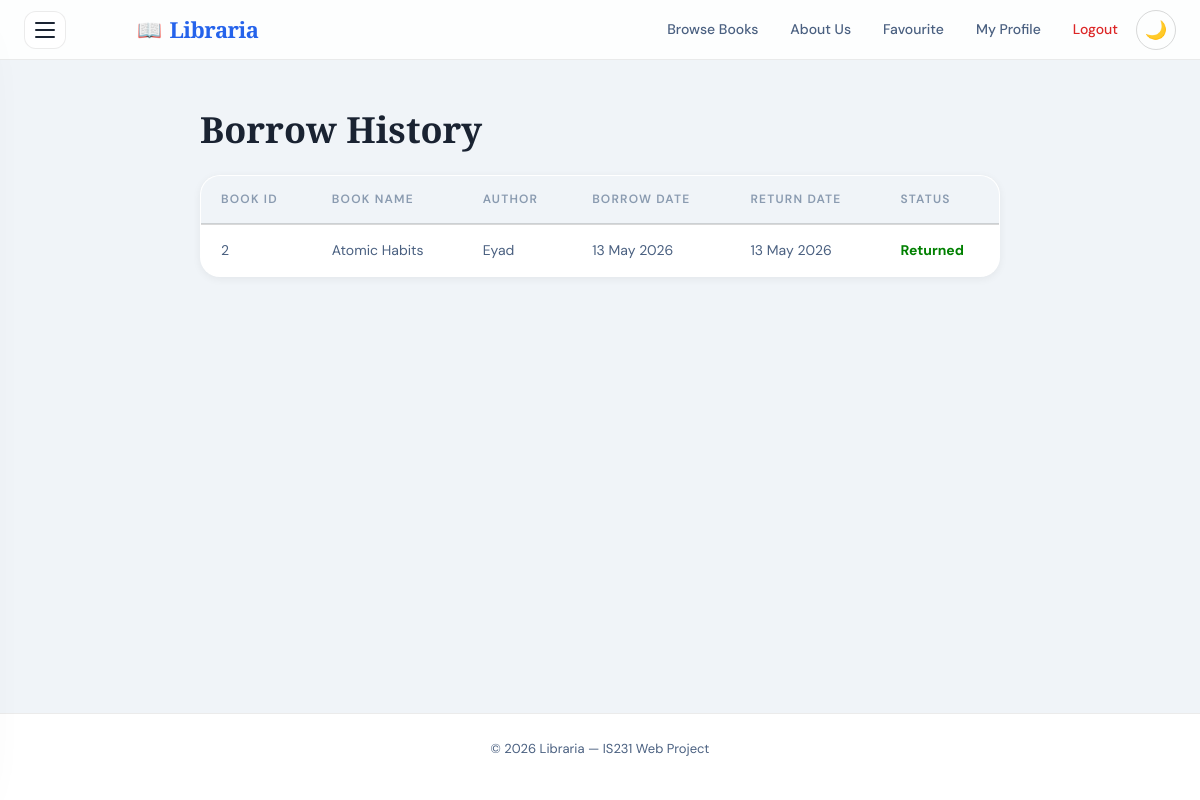
The page /borrow-history/ (signed in) on the database as committed earlier.
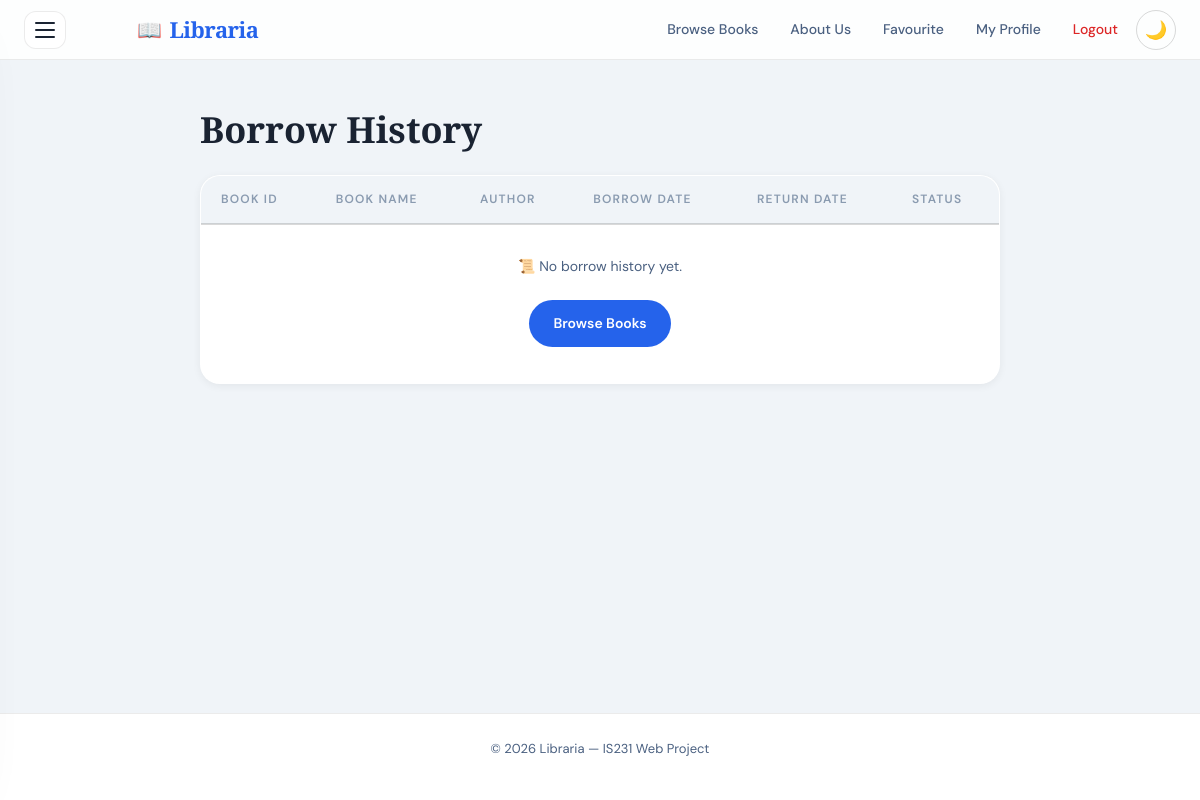
The same page on the database as committed later.
### application/models.py (models this page shows, shortened)
class BorrowRecord(models.Model):
    user = models.ForeignKey(User, on_delete=models.CASCADE)
    book = models.ForeignKey(Book, on_delete=models.CASCADE)
    borrow_date = models.DateTimeField(auto_now_add=True)
    return_date = models.DateTimeField(null=True, blank=True)
    is_returned = models.BooleanField(default=False)

class Book(models.Model):
    STATUS_CHOICES = [
        ('available', 'Available'),
        ('borrowed', 'Borrowed'),
    ]
    CATEGORY_CHOICES = [
        ('Fiction',          'Fiction'),
        ('Science',          'Science'),
        ('History',          'History'),
        ('Technology',       'Technology'),
        ('Philosophy',       'Philosophy'),
        ('Self Development', 'Self Development'),
    ]
    title = models.CharField(max_length=200)
    author = models.CharField(max_length=200)
    category = models.CharField(max_length=100, choices=CATEGORY_CHOICES, default='Fiction')
    status = models.CharField(max_length=20, choices=STATUS_CHOICES)
    image = models.URLField(blank=True, default='')
    year        = models.PositiveIntegerField(null=True, blank=True)
    pages       = models.PositiveIntegerField(null=True, blank=True)
    description = models.TextField(blank=True)
    created_at  = models.DateTimeField(auto_now_add=True)

### application/views.py (the view)
# urls.py: path('borrow-history/', views.borrow_history, name='borrow_history'),
@login_required
def borrow_history(request):
    history_records = BorrowRecord.objects.filter(user=request.user).order_by('-borrow_date')
    return render(request, "application/borrow-history.html", {"history_records": history_records})

### templates/application/borrow-history.html
{% extends 'base.html' %}
{% load static %}
{% block content %}
<main>
  <div class="content">
    <h1>Borrow History</h1>
    <table id="history-table">
      <thead>
        <tr>
          <th>Book ID</th>
          <th>Book Name</th>
          <th>Author</th>
          <th>Borrow Date</th>
          <th>Return Date</th>
          <th>Status</th>
        </tr>
      </thead>
      <tbody>
        {% for record in history_records %}
        <tr>
          <td>{{ record.book.id }}</td>
          <td>{{ record.book.title }}</td>
          <td>{{ record.book.author }}</td>
          <td>{{ record.borrow_date|date:"d M Y" }}</td>
          <td>{{ record.return_date|date:"d M Y"|default:"--" }}</td>
          <td>
            {% if record.is_returned %}
            <span style="color: green; font-weight: bold;">Returned</span>
            {% else %}
            <span style="color: orange; font-weight: bold;">Active</span>
            {% endif %}
          </td>
        </tr>
        {% empty %}
        <tr>
          <td colspan="6" style="text-align:center; padding: 30px;">
            📜 No borrow history yet.<br><br>
            <a href="{% url 'books' %}" class="btn" style="width:auto; display:inline-block;">Browse Books</a>
          </td>
        </tr>
        {% endfor %}
      </tbody>
    </table>
  </div>
</main>
{% endblock %}

Rows that differ between the two databases and show on the page:
removed BorrowRecord: book.id "2", book "Atomic Habits", book.author "Eyad", borrow_date "13 May 2026", return_date "13 May 2026", is_returned "Returned"
Other text that changed with them:
text now shown: "📜 No borrow history yet. Browse Books"
